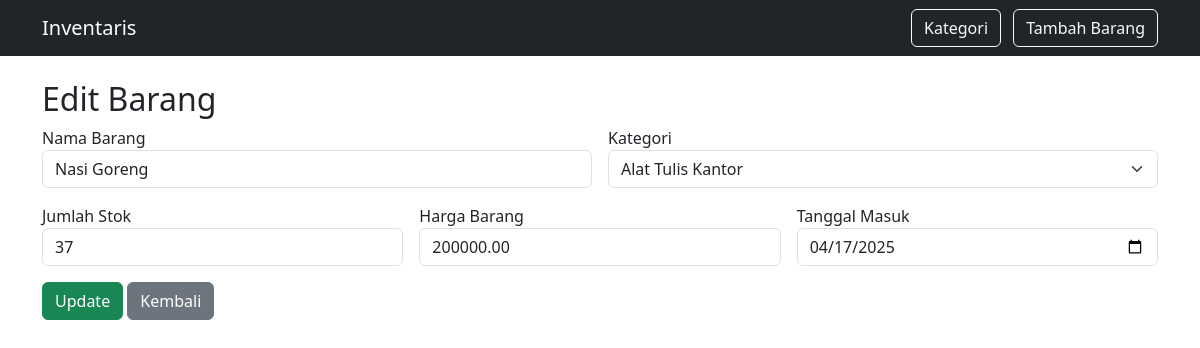
Page /edit_barang.php?id=1 on the committed database.
### tables this page shows
CREATE TABLE `barang` (
  `id_barang` int(11) NOT NULL,
  `nama_barang` varchar(100) NOT NULL,
  `id_kategori` int(11) NOT NULL,
  `jumlah_stok` int(11) NOT NULL,
  `harga_barang` decimal(10,2) NOT NULL,
  `tanggal_masuk` date NOT NULL
);

### edit_barang.php (the view, shortened to what this page needs)
<?php
include 'koneksi.php';
include 'header.php';
$id = $_GET['id'];
$data = $koneksi->query("SELECT * FROM barang WHERE id_barang = $id")->fetch_assoc();
$kategori = $koneksi->query("SELECT * FROM kategori");
?>
<h2>Edit Barang</h2>
<form method="POST" class="row g-3">
    <div class="col-md-6">
        <label>Nama Barang</label>
        <input type="text" name="nama_barang" class="form-control" value="<?= $data['nama_barang'] ?>" required>
    </div>
    <div class="col-md-6">
        <label>Kategori</label>
        <select name="id_kategori" class="form-select" required>
            <?php while ($row = $kategori->fetch_assoc()) {
                $selected = $row['id_kategori'] == $data['id_kategori'] ? "selected" : "";
                echo "<option value='{$row['id_kategori']}' $selected>{$row['nama_kategori']}</option>";
            } ?>
        </select>
    </div>
    <div class="col-md-4">
        <label>Jumlah Stok</label>
        <input type="number" name="jumlah_stok" class="form-control" value="<?= $data['jumlah_stok'] ?>" required>
    </div>
    <div class="col-md-4">
        <label>Harga Barang</label>
        <input type="number" name="harga_barang" class="form-control" value="<?= $data['harga_barang'] ?>" required>
    </div>
    <div class="col-md-4">
        <label>Tanggal Masuk</label>
        <input type="date" name="tanggal_masuk" class="form-control" value="<?= $data['tanggal_masuk'] ?>" required>
    </div>
    <div class="col-12">
        <button type="submit" class="btn btn-success">Update</button>
        <a href="index.php" class="btn btn-secondary">Kembali</a>
    </div>
</form>
<?php include 'footer.php'; ?>

### rows in the picture
barang: nama_barang "Nasi Goreng", jumlah_stok "37", harga_barang "200000.00", tanggal_masuk "04/17/2025"

### other values in the picture
form field id_kategori "Alat Tulis Kantor"
